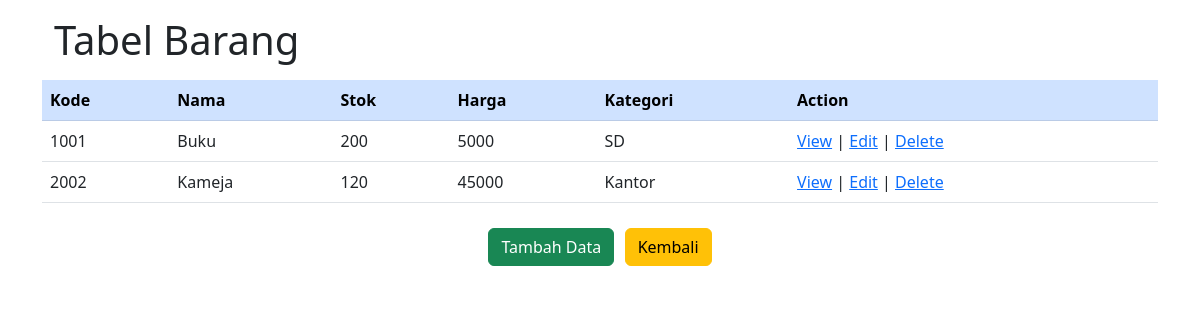
The app's page /barang/index.php with its own data.
### tables this page shows
CREATE TABLE `barang` (
  `kode_barang` varchar(256) NOT NULL,
  `nama` varchar(50) DEFAULT NULL,
  `stok` int(50) DEFAULT NULL,
  `harga` int(50) DEFAULT NULL,
  `id_kategori` int(11) NOT NULL
);

CREATE TABLE `kategori` (
  `id_kategori` int(11) NOT NULL,
  `nama` varchar(256) NOT NULL
);

### barang/index.php (the view, shortened to what this page needs)
<?php
    include_once("../koneksi.php");
    $result = mysqli_query($koneksi, "SELECT barang.*,kategori.nama as kategori FROM barang join kategori on barang.id_kategori = kategori.id_kategori");
?>
<!doctype html>
<html lang="en">
  <head>
    <link href="https://cdn.jsdelivr.net/npm/bootstrap@5.2.0-beta1/dist/css/bootstrap.min.css" rel="stylesheet">
  </head>
  <body>
    <div class="container mt-3">
    <div class="container mt-3">
    <h1 class="my-3 ">
         Tabel Barang
    </h1>
       <div class="row">
            <table class="table">
              <thead class="table-primary">
                <tr>
                  <th scope="col">Kode</th>
                  <th scope="col">Nama</th>
                  <th scope="col">Stok</th>
                  <th scope="col">Harga</th>
                  <th scope="col">Kategori</th>
                  <th scope="col">Action</th>
                </tr>
              </thead>
              <tbody>
                <?php
                while($data_barang = mysqli_fetch_array($result)) {
                    echo "<tr>";
                    echo "<td>".$data_barang['kode_barang']."</td>";
                    echo "<td>".$data_barang['nama']."</td>";
                    echo "<td>".$data_barang['stok']."</td>";
                    echo "<td>".$data_barang['harga']."</td>";
                    echo "<td>".$data_barang['kategori']."</td>";
                    echo "<td><a href='view.php?kode_barang=$data_barang[kode_barang]'>View</a> | <a href='form.php?kode_barang=$data_barang[kode_barang]'>Edit</a> | <a href='delete.php?kode_barang=$data_barang[kode_barang]'>Delete</a></td></tr>";
                }
                ?>
              </tbody>
            </table>
            <center><h1><a href="form.php" class="btn btn-success">Tambah Data</a> <a href="../index.php" class="btn btn-warning">Kembali</a></h1></center>
        </div>
    </div>
  </body>
</html>

### records on screen
barang: kode_barang "1001", nama "Buku", stok "200", harga "5000", id_kategori.nama "SD"
barang: kode_barang "2002", nama "Kameja", stok "120", harga "45000", id_kategori.nama "Kantor"
